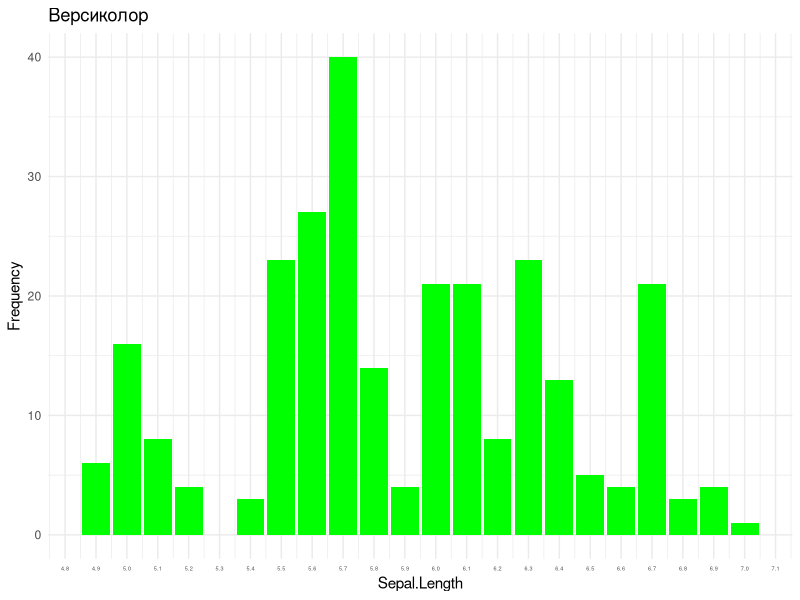

Reproduce this figure in R.
library(ggplot2)

Sepal.Length <- c(7.0, 6.4, 6.9, 5.5, 6.5, 5.7, 6.3, 4.9, 6.6, 5.2, 5.0, 5.9, 6.0, 6.1, 5.6, 6.7, 5.6, 5.8, 6.2, 5.6, 5.9, 6.1, 6.3, 6.1, 6.4, 6.6, 6.8, 6.7, 6.0, 5.7, 5.5, 5.5, 5.8, 6.0, 5.4, 6.0, 6.7, 6.3, 5.6, 5.5, 5.5, 6.1, 5.8, 5.0, 5.6, 5.7, 5.7, 6.2, 5.1, 5.7)
Frequency <- c(1, 7, 4, 7, 5, 8, 8, 6, 2, 4, 8, 3, 6, 6, 6, 7, 6, 7, 4, 5, 1, 6, 8, 6, 6, 2, 3, 7, 5, 8, 4, 4, 4, 5, 3, 5, 7, 7, 5, 4, 4, 3, 3, 8, 5, 8, 8, 4, 8, 8)

df <- data.frame(Sepal.Length, Frequency)

ggplot(df, aes(x=Sepal.Length, y=Frequency)) +
  geom_col(fill='green') +
  theme_minimal() +
  labs(x='Sepal.Length', y='Frequency', title='Версиколор') +
  xlim(4.5, 7.5) +
  scale_x_continuous(breaks = seq(4.5, 7.5, by = 0.1)) +
  theme(axis.text.x = element_text(size = 4))